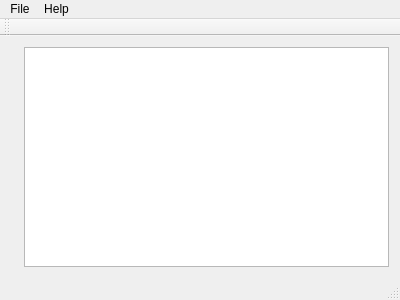
<?xml version="1.0" encoding="UTF-8"?>
<ui version="4.0">
 <class>MainWindow</class>
 <widget class="QMainWindow" name="MainWindow">
  <property name="geometry">
   <rect>
    <x>0</x>
    <y>0</y>
    <width>400</width>
    <height>300</height>
   </rect>
  </property>
  <property name="windowTitle">
   <string>MainWindow</string>
  </property>
  <widget class="QWidget" name="centralWidget">
   <layout class="QHBoxLayout" name="horizontalLayout">
    <item>
     <widget class="QLabel" name="label">
      <property name="text">
       <string/>
      </property>
      <property name="pixmap">
       <pixmap resource="images.qrc">:/zombie.jpg</pixmap>
      </property>
     </widget>
    </item>
    <item>
     <widget class="QPlainTextEdit" name="plainTextEdit"/>
    </item>
   </layout>
  </widget>
  <widget class="QMenuBar" name="menuBar">
   <property name="geometry">
    <rect>
     <x>0</x>
     <y>0</y>
     <width>400</width>
     <height>22</height>
    </rect>
   </property>
   <widget class="QMenu" name="menuFile">
    <property name="title">
     <string>File</string>
    </property>
    <addaction name="actionOpen"/>
    <addaction name="actionSave"/>
    <addaction name="separator"/>
    <addaction name="actionQuit"/>
   </widget>
   <widget class="QMenu" name="menuHelp">
    <property name="title">
     <string>Help</string>
    </property>
    <addaction name="actionAbout"/>
   </widget>
   <addaction name="menuFile"/>
   <addaction name="menuHelp"/>
  </widget>
  <widget class="QToolBar" name="mainToolBar">
   <attribute name="toolBarArea">
    <enum>TopToolBarArea</enum>
   </attribute>
   <attribute name="toolBarBreak">
    <bool>false</bool>
   </attribute>
  </widget>
  <widget class="QStatusBar" name="statusBar"/>
  <action name="actionOpen">
   <property name="text">
    <string>Open...</string>
   </property>
  </action>
  <action name="actionSave">
   <property name="text">
    <string>Save</string>
   </property>
  </action>
  <action name="actionAbout">
   <property name="text">
    <string>About</string>
   </property>
  </action>
  <action name="actionQuit">
   <property name="text">
    <string>Quit</string>
   </property>
  </action>
 </widget>
 <layoutdefault spacing="6" margin="11"/>
 <resources>
  <include location="images.qrc"/>
 </resources>
 <connections/>
</ui>
